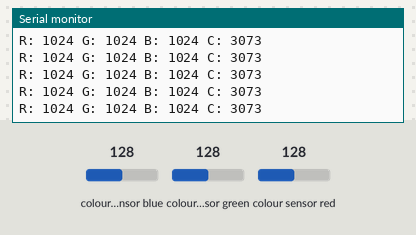
Recording of a sketch running on a simulated Arduino Uno, built with avr-gcc and run on an emulated ATmega328P. Shown: the last lines printed to the serial monitor. The test bench sets the inputs (shaded band); at power-on: colour sensor blue 128, colour sensor green 128, colour sensor red 128.

Above: at 1.2 s.
1.3 s: colour sensor blue set to 5
At 1.35 s:
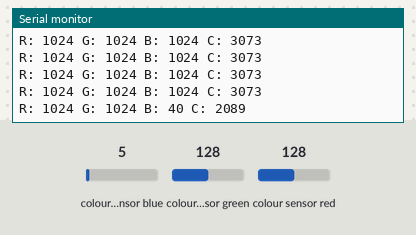
2.8 s: colour sensor green set to 5
At 2.83 s:
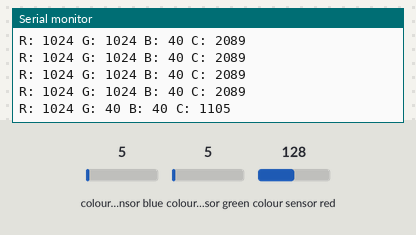
5.8 s: colour sensor red set to 5
At 5.8 s:
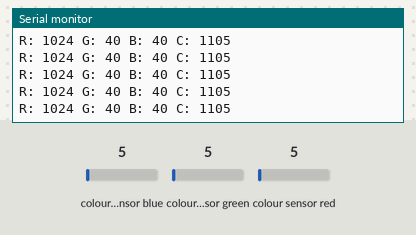
Timing chart, 0 to 8.8 s (numbered marks = the images above; inputs shaded):
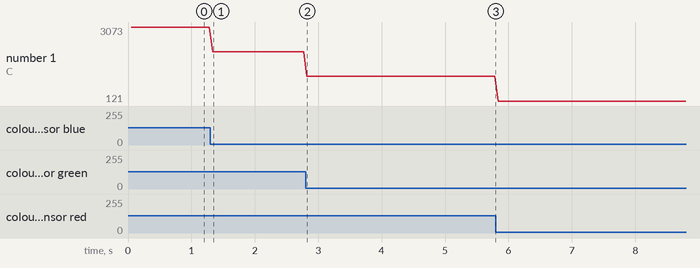

The sketch:

multiple_tcs34725_test.ino
```cpp
#include <Wire.h>
#include "Adafruit_TCS34725softi2c.h"

/* Example code for the Adafruit TCS34725 breakout library */

/* Connect SCL    to digital 8
   Connect SDA    to digital 9
   Connect VDD    to 3.3V DC
   Connect GROUND to common ground */

// You can use any digital pin for emulate SDA / SCL
#define SCLpin 8
#define SDApin 9


/* Initialise with specific int time and gain values */
Adafruit_TCS34725softi2c tcs = Adafruit_TCS34725softi2c(TCS34725_INTEGRATIONTIME_700MS, TCS34725_GAIN_1X, SDApin, SCLpin);

void setup(void) {
  Serial.begin(9600);

  if (tcs.begin()) {
    Serial.println("Found sensor");
  } else {
    Serial.println("No TCS34725 found ... check your connections");
    while (1);
  }

  // Now we're ready to get readings!
}

void loop(void) {
  uint16_t r, g, b, c;

  tcs.getRawData(&r, &g, &b, &c);

  Serial.print("R: "); Serial.print(r, DEC); Serial.print(" ");
  Serial.print("G: "); Serial.print(g, DEC); Serial.print(" ");
  Serial.print("B: "); Serial.print(b, DEC); Serial.print(" ");
  Serial.print("C: "); Serial.print(c, DEC); Serial.print(" ");
  Serial.println(" ");
}
```

Measured:
- after the input at 1.3 s, the serial monitor: prints a new line at once (image 1)
- after the input at 2.8 s, the serial monitor: prints a new line at once (image 2)
- plotted number 1: 3073 → 2089 after the input at 1.3 s, 2089 → 1105 after the input at 2.8 s, 1105 → 121 after the input at 5.8 s
